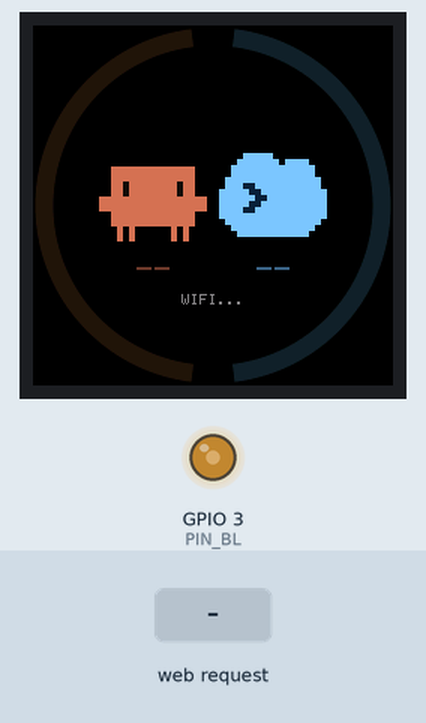
Simulated run of this sketch. Board: ESP32-C3. On the bench: 240×240 colour display, output pins drawn as LEDs (lit = HIGH). The inputs (shaded band) are chosen by the test bench. WiFi joins after 1.5 s; servers stay silent unless stated; what the sketch prints to the serial monitor is not drawn.

Above: at 1.5 s.
1.6 s: HTTP request GET /state?value=working received
At 2.94 s:
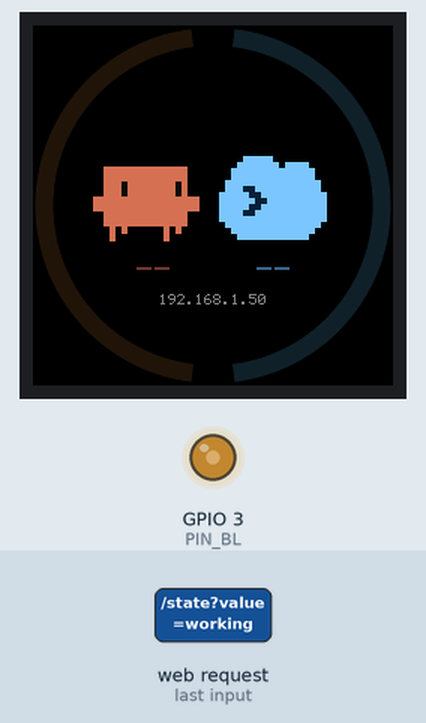
3.2 s: HTTP request GET /state received
At 3.85 s:
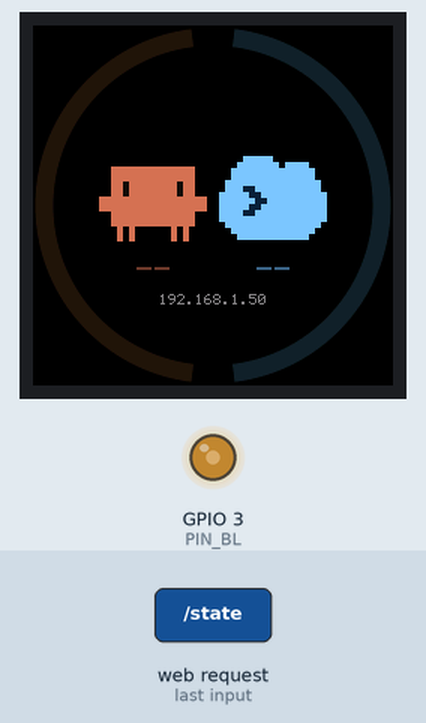
4.7 s: HTTP request GET /state?value=waiting received
At 4.96 s:
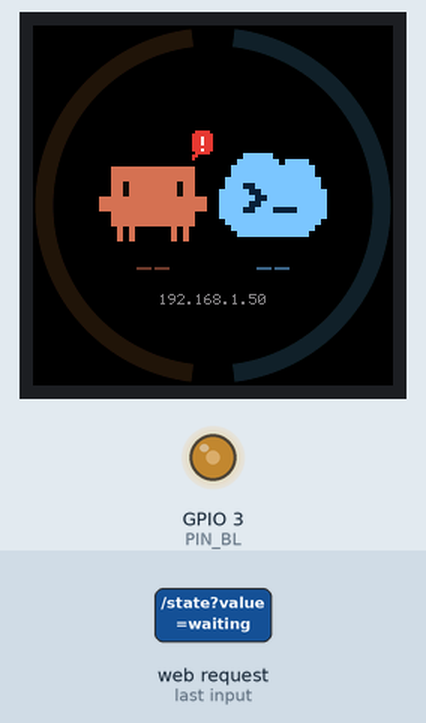
Timing chart, 0 to 7.7 s (numbered marks = the images above; inputs shaded):
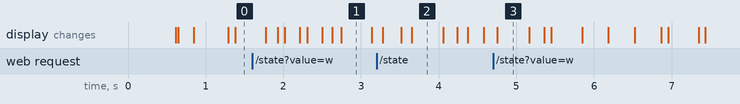

The sketch:

ClaudeCodeIndicatorRound.ino
```cpp
// ClaudeCodeIndicatorRound — ESP32-2424S012 (ESP32-C3 + 1.28" round GC9A01)
// ---------------------------------------------------------------------------
// Pairs with the Windows tray app (ClaudeCodeIndicator), same HTTP API as the
// matrix firmware plus two Codex fields:
//
//   GET http://<esp-ip>/state?value=<working|waiting|done>&rgb=<hex>
//         [&spent=<usd>&limit=<usd>]          Claude monthly usage credits
//         [&codex=<working|waiting|done>]     Codex state (from Codex hooks)
//         [&cused=<0-100>]                    Codex usage, percent used
//
// Screen (see render.h for details):
//   left half ring  = Claude budget left (orange), right half ring = Codex
//   budget left (light blue); both drain from the top as budget is spent and
//   go dim when unknown. In the middle, Clawd (Claude) and the Codex cloud,
//   each animated by its own state:
//     done    → idle     Clawd blinks now and then; Codex floats, cursor blinks
//     working → working  Clawd scuttles with legs walking; Codex "types"
//     waiting → waiting  both hop with a "!" bubble — they need you
//   Under them: dollars left for Claude, percent left for Codex.
//
// Board: ESP32-2424S012 ("ESP32-C3 1.28 inch 240x240 round display", with or
// without CST816 touch — touch is not used). Pins below are the commonly
// reported ones for this board; check them against your board if the screen
// stays dark.
//
// Arduino IDE setup:
//   1. Boards Manager: "esp32" by Espressif (2.0.x or 3.x)
//   2. Library Manager: install "GFX Library for Arduino" (Arduino_GFX, by
//      moononournation)
//   3. Tools > Board > esp32 > "ESP32C3 Dev Module"
//   4. Tools > USB CDC On Boot: "Enabled"   (Serial monitor over USB-C)
//   5. Tools > Flash Size: 4MB
//   6. Copy secrets.example.h to secrets.h, fill in WiFi, flash. The IP shows
//      at the bottom of the screen for a minute (and on Serial @115200);
//      enter it in the tray app's "Set ESP32 address…".
// ---------------------------------------------------------------------------

#include <WiFi.h>
#include <WebServer.h>
#include <ESPmDNS.h>
#include <Arduino_GFX_Library.h>
#include "render.h"

// ----------------------------------------------------------------- CONFIG ---
#include "secrets.h"   // copy secrets.example.h to secrets.h and fill it in (gitignored)
const char* WIFI_SSID = WIFI_SSID_VALUE;
const char* WIFI_PASS = WIFI_PASS_VALUE;

// ESP32-2424S012 display wiring (GC9A01 over SPI, no reset line).
#define PIN_SCLK  6
#define PIN_MOSI  7
#define PIN_DC    2
#define PIN_CS    10
#define PIN_BL    3

// Backlight 0–255 (PWM). Full brightness is glaring on a desk; ~120 is calm.
const uint8_t BRIGHTNESS = 120;

// 0–3 quarter turns. Pick the one that puts the USB-C port where you want it.
const uint8_t ROTATION = 0;

// Animation frame interval (ms). ~30 fps.
const uint32_t FRAME_MS = 33;

// How long the IP stays on screen after connecting (ms).
const uint32_t SHOW_IP_MS = 60000;

const char* MDNS_HOSTNAME = "claude-indicator";
// ----------------------------------------------------------------------------

Arduino_DataBus* bus = new Arduino_ESP32SPI(PIN_DC, PIN_CS, PIN_SCLK, PIN_MOSI, GFX_NOT_DEFINED);
Arduino_GFX* gfx = new Arduino_GC9A01(bus, GFX_NOT_DEFINED /* RST */, ROTATION, true /* IPS */);
WebServer server(80);

// Pushes render.h's off-screen rectangles to the panel.
struct GfxSink : ui::Sink {
  void blit(int x, int y, const uint16_t* buf, int w, int h) override {
    gfx->draw16bitRGBBitmap(x, y, const_cast<uint16_t*>(buf), w, h);
  }
} sink;

// Buffers: the animated stage (~33 KB), ring strips, and labels.
static uint16_t stageBuf[ui::STAGE_W * ui::STAGE_H];
static uint16_t stripBuf[ui::SCREEN * 16];
static uint16_t labelBuf[ui::STATUS_W * ui::LABEL_H];

// What the tray app last told us. Everything here is touched only from
// loop() (the WebServer handler runs inside server.handleClient()).
ui::Activity g_claude = ui::Activity::Idle;
ui::Activity g_codex  = ui::Activity::Idle;
ui::RGB      g_waitColor = ui::WAIT_DEFAULT;
float g_spent = 0, g_limit = 0;      // limit <= 0 → unknown
float g_codexUsed = -1;              // < 0 → unknown

// What's currently drawn, to redraw rings/labels only when they change.
bool  g_ringsDirty = true;
float g_drawnSpent = -2, g_drawnLimit = -2, g_drawnCodex = -2;
char  g_status[24] = "";
char  g_drawnStatus[24] = "-";
uint32_t g_connectedAt = 0;
bool  g_wasConnected = false;

ui::Activity parseActivity(const String& v) {
  if (v == "working") return ui::Activity::Working;
  if (v == "waiting") return ui::Activity::Waiting;
  return ui::Activity::Idle;   // done / idle / unknown
}

// Parse one hex byte from s[i..i+1]; -1 on bad input.
int hexByte(const String& s, int i) {
  auto nib = [](char c) -> int {
    if (c >= '0' && c <= '9') return c - '0';
    if (c >= 'a' && c <= 'f') return c - 'a' + 10;
    if (c >= 'A' && c <= 'F') return c - 'A' + 10;
    return -1;
  };
  int hi = nib(s.charAt(i)), lo = nib(s.charAt(i + 1));
  return (hi < 0 || lo < 0) ? -1 : (hi << 4) | lo;
}

void handleState() {
  String value = server.arg("value");
  g_claude = parseActivity(value);

  // The tray sends its "waiting" red with the waiting state; use it for the
  // "!" bubbles so the colour follows the tray palette.
  String rgb = server.arg("rgb");
  if (value == "waiting" && rgb.length() >= 6) {
    int r = hexByte(rgb, 0), g = hexByte(rgb, 2), b = hexByte(rgb, 4);
    if (r >= 0 && g >= 0 && b >= 0) g_waitColor = ui::RGB{(uint8_t)r, (uint8_t)g, (uint8_t)b};
  }

  // Missing fields mean "unknown" (tracking off / no reading yet).
  g_codex = server.hasArg("codex") ? parseActivity(server.arg("codex")) : ui::Activity::Idle;
  g_limit = server.hasArg("limit") ? server.arg("limit").toFloat() : 0;
  g_spent = server.hasArg("spent") ? server.arg("spent").toFloat() : 0;
  g_codexUsed = server.hasArg("cused") ? server.arg("cused").toFloat() : -1;

  Serial.printf("[/state] value=%s codex=%s spent=%.2f limit=%.2f cused=%.1f\n",
                value.c_str(), server.arg("codex").c_str(), g_spent, g_limit, g_codexUsed);
  server.send(200, "text/plain", "ok");
}

void handleRoot() {
  String html =
    "<html><body style='font-family:sans-serif'>"
    "<h2>Claude Code Indicator (round display)</h2>"
    "<p>Endpoint: <code>/state?value=&lt;working|waiting|done&gt;&amp;rgb=&lt;hex&gt;"
    "[&amp;spent=&lt;usd&gt;&amp;limit=&lt;usd&gt;][&amp;codex=&lt;working|waiting|done&gt;]"
    "[&amp;cused=&lt;percent&gt;]</code></p>"
    "</body></html>";
  server.send(200, "text/html", html);
}

// Redraws rings, labels and status line if anything they show has changed.
void drawStatic() {
  bool valuesChanged = g_spent != g_drawnSpent || g_limit != g_drawnLimit ||
                       g_codexUsed != g_drawnCodex;
  if (g_ringsDirty || valuesChanged) {
    // Rings blank the middle too, so labels and status follow.
    ui::drawRings(sink, stripBuf, 16, ui::claudeLeft(g_spent, g_limit), ui::codexLeft(g_codexUsed));
    ui::drawLabels(sink, labelBuf, g_spent, g_limit, g_codexUsed);
    g_drawnSpent = g_spent; g_drawnLimit = g_limit; g_drawnCodex = g_codexUsed;
    g_ringsDirty = false;
    g_drawnStatus[0] = '-'; g_drawnStatus[1] = 0;   // force status redraw
  }
  if (strcmp(g_status, g_drawnStatus) != 0) {
    ui::drawStatus(sink, labelBuf, g_status);
    strcpy(g_drawnStatus, g_status);
  }
}

// Keeps WiFi up without blocking the animation, and sets the status line.
void tickWiFi() {
  static uint32_t lastAttempt = 0;
  bool up = WiFi.status() == WL_CONNECTED;
  if (up && !g_wasConnected) {
    g_wasConnected = true;
    g_connectedAt = millis();
    Serial.print("WiFi connected. IP address: ");
    Serial.println(WiFi.localIP());
    Serial.println("Enter this IP in the tray app's \"Set ESP32 address…\".");
    if (MDNS.begin(MDNS_HOSTNAME)) {
      MDNS.addService("http", "tcp", 80);
      Serial.printf("mDNS: http://%s.local/\n", MDNS_HOSTNAME);
    }
  } else if (!up) {
    if (g_wasConnected) Serial.println("WiFi lost, reconnecting…");
    g_wasConnected = false;
    if (millis() - lastAttempt > 30000) {      // retry from scratch every 30 s
      lastAttempt = millis();
      WiFi.disconnect();
      WiFi.begin(WIFI_SSID, WIFI_PASS);
    }
  }

  if (!up)                                         strcpy(g_status, "WIFI...");
  else if (millis() - g_connectedAt < SHOW_IP_MS)  strncpy(g_status, WiFi.localIP().toString().c_str(), sizeof g_status - 1);
  else                                             g_status[0] = 0;
}

void setup() {
  Serial.begin(115200);
  delay(200);

  if (!gfx->begin(80000000)) Serial.println("gfx->begin() failed");
  gfx->fillScreen(0x0000);
  pinMode(PIN_BL, OUTPUT);
  analogWrite(PIN_BL, BRIGHTNESS);

  WiFi.mode(WIFI_STA);
  WiFi.setAutoReconnect(true);
  WiFi.begin(WIFI_SSID, WIFI_PASS);
  Serial.printf("Connecting to WiFi \"%s\"\n", WIFI_SSID);

  server.on("/", handleRoot);
  server.on("/state", handleState);
  server.onNotFound([]() { server.send(404, "text/plain", "not found"); });
  server.begin();
}

void loop() {
  server.handleClient();
  tickWiFi();
  drawStatic();

  static uint32_t lastFrame = 0;
  uint32_t now = millis();
  if (now - lastFrame >= FRAME_MS) {
    lastFrame = now;
    ui::Canvas cv{ui::STAGE_X, ui::STAGE_Y, ui::STAGE_W, ui::STAGE_H, stageBuf};
    ui::drawStage(cv, g_claude, g_codex, now, g_waitColor);
    cv.push(sink);
  }
}
```

secrets.example.h
```cpp
// Copy this file to secrets.h (same folder) and fill in your WiFi details.
// secrets.h is gitignored, so your credentials never get committed.
#pragma once

#define WIFI_SSID_VALUE "your-ssid"
#define WIFI_PASS_VALUE "your-password"
```

Source omitted: render.h (18619 bytes)

Measured:
- what the display in image 3 shows lasts 0.4 s, from 4.8 s to 5.2 s
